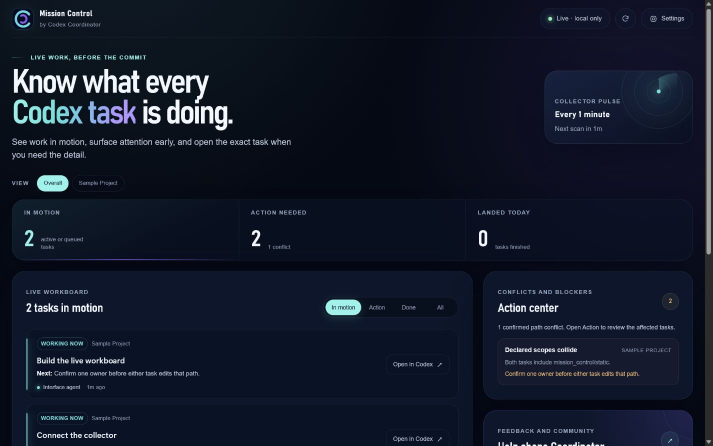
#> input picture site/assets/mission-control.png, 1425 x 891 px, given in place of logo.png, which was not available (shown at 1/2 size)
$ python generate_site_demos.py
#> lines starting #> are read from the running program, lines starting #| are printed output that depends on the picture; pictures that were not available may be replaced by others from this repository, and a replacement may not be noted
"""Generate the public, sanitized Codex Coordinator demo GIFs.

The frames are composed deterministically so product copy stays exact and no
private project names, task messages, or identifiers enter the public assets.
Requires Pillow only at asset-generation time; the shipped plugin is unchanged.
"""

from __future__ import annotations

from pathlib import Path
from textwrap import wrap

from PIL import Image, ImageDraw, ImageFont


ROOT = Path(__file__).resolve().parents[1]
OUT = ROOT / "site" / "assets" / "demos"
LOGO = ROOT / "plugins" / "codex-coordinator" / "assets" / "logo.png"
SIZE = (960, 600)

NAVY = "#07152D"
NAVY_2 = "#0B1D3B"
PANEL = "#102647"
PANEL_2 = "#162E53"
LINE = "#284468"
PAPER = "#F4F8FF"
MUTED = "#AFC0D8"
CYAN = "#6FE1DC"
PURPLE = "#9A7BFF"
GREEN = "#70E0AE"
YELLOW = "#FFD477"


def font(size: int, bold: bool = False) -> ImageFont.FreeTypeFont:
    name = "seguisb.ttf" if bold else "segoeui.ttf"
    return ImageFont.truetype(str(Path("C:/Windows/Fonts") / name), size)


F12 = font(12, True)
F14 = font(14)
F14B = font(14, True)
F16 = font(16)
F16B = font(16, True)
F18 = font(18)
F18B = font(18, True)
F22B = font(22, True)
F28B = font(28, True)


def rounded(draw: ImageDraw.ImageDraw, box: tuple[int, int, int, int], fill: str, outline: str = LINE, radius: int = 12) -> None:
    draw.rounded_rectangle(box, radius=radius, fill=fill, outline=outline, width=1)


def text_lines(draw: ImageDraw.ImageDraw, xy: tuple[int, int], text: str, *, chars: int, fill: str = PAPER, face: ImageFont.FreeTypeFont = F16, gap: int = 6) -> int:
    x, y = xy
    lines: list[str] = []
    for paragraph in text.split("\n"):
        lines.extend(wrap(paragraph, width=chars) or [""])
    line_height = face.size + gap
    for line in lines:
        draw.text((x, y), line, font=face, fill=fill)
        y += line_height
    return y


def base(title: str, active: str = "Coordinator") -> tuple[Image.Image, ImageDraw.ImageDraw]:
#> called with title = '1 · Ask for the outcome', active = 'Coordinator'
    image = Image.new("RGB", SIZE, NAVY)
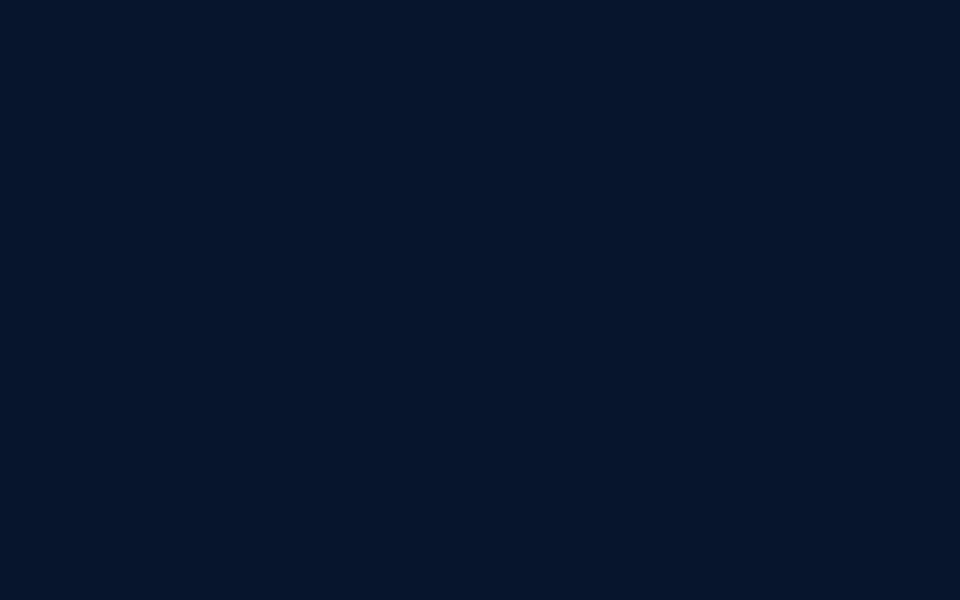
#> image: PIL image 960x600 RGB; mean R, G, B 7, 21, 45
    draw = ImageDraw.Draw(image)
    # A quiet grid gives the demo the same visual language as the public site.
    for x in range(0, SIZE[0], 40):
        draw.line((x, 0, x, SIZE[1]), fill="#0B1C38", width=1)
    for y in range(0, SIZE[1], 40):
        draw.line((0, y, SIZE[0], y), fill="#0B1C38", width=1)

    draw.rectangle((0, 0, 960, 52), fill="#061126")
    draw.ellipse((18, 19, 28, 29), fill="#FF7B72")
    draw.ellipse((34, 19, 44, 29), fill=YELLOW)
    draw.ellipse((50, 19, 60, 29), fill=GREEN)
    draw.text((78, 15), "Codex", font=F16B, fill=PAPER)
    draw.text((823, 17), "SANITIZED DEMO", font=F12, fill=CYAN)

    draw.rectangle((0, 52, 230, 600), fill="#081831")
    logo = Image.open(LOGO).convert("RGBA")
    logo.thumbnail((34, 34), Image.Resampling.LANCZOS)
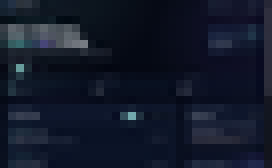
#> logo: PIL image 34x21 RGBA (shown 8 times larger); mean R, G, B, A 18.1, 24.7, 40.9, 255
    image.paste(logo, (20, 72), logo)
    draw.text((64, 77), "Codex Coordinator", font=F16B, fill=PAPER)
    draw.text((20, 128), "YOUR TASKS", font=F12, fill="#7890AE")
    items = ["Coordinator", "Task A · App", "Task B · Docs"]
    for index, item in enumerate(items):
        y = 157 + index * 54
        if item.startswith(active):
            rounded(draw, (12, y, 218, y + 42), PANEL_2, "#4C668C", 8)
            draw.rectangle((12, y + 9, 15, y + 33), fill=CYAN)
        draw.text((28, y + 11), item, font=F14B if item.startswith(active) else F14, fill=PAPER if item.startswith(active) else MUTED)

    draw.line((230, 52, 230, 600), fill=LINE, width=1)
    draw.text((260, 73), title, font=F22B, fill=PAPER)
    draw.text((260, 106), "One goal; each Codex task gets a clear job", font=F14, fill=MUTED)
    draw.line((260, 136, 930, 136), fill=LINE, width=1)
    return image, draw


def bubble(draw: ImageDraw.ImageDraw, top: int, label: str, copy: str, *, user: bool = False, height: int = 118) -> None:
    left, right = (410, 930) if user else (260, 890)
    fill = "#19355E" if user else PANEL
    outline = "#41638C" if user else LINE
    rounded(draw, (left, top, right, top + height), fill, outline, 12)
    draw.text((left + 20, top + 15), label.upper(), font=F12, fill=CYAN if not user else PURPLE)
    text_lines(draw, (left + 20, top + 42), copy, chars=56 if not user else 44, face=F16, fill=PAPER)


def task_chip(draw: ImageDraw.ImageDraw, x: int, y: int, label: str, detail: str, status: str, color: str) -> None:
    rounded(draw, (x, y, x + 198, y + 88), PANEL_2, LINE, 10)
    draw.ellipse((x + 15, y + 16, x + 25, y + 26), fill=color)
    draw.text((x + 34, y + 12), label, font=F14B, fill=PAPER)
    draw.text((x + 15, y + 40), detail, font=F14, fill=MUTED)
    draw.text((x + 15, y + 64), status.upper(), font=F12, fill=color)


def save_gif(name: str, frames: list[Image.Image], durations: list[int]) -> None:
    OUT.mkdir(parents=True, exist_ok=True)
    frames[0].save(
        OUT / name,
        save_all=True,
        append_images=frames[1:],
        duration=durations,
        loop=0,
        optimize=True,
        disposal=2,
    )


def demo_ask() -> None:
    frames: list[Image.Image] = []
    for step in range(6):
        image, draw = base("1 · Ask for the outcome")
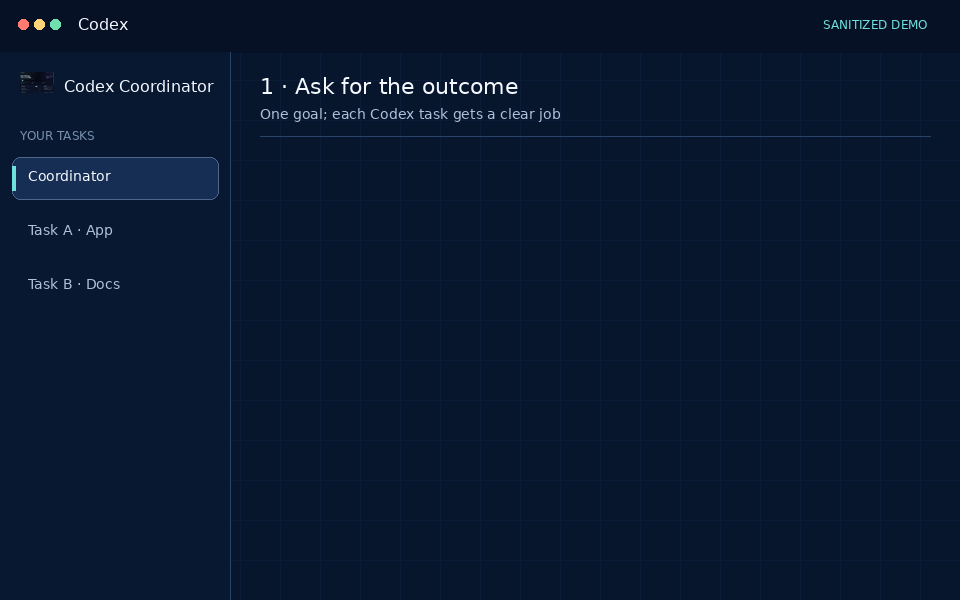
#> image: PIL image 960x600 RGB; mean R, G, B 8.9, 23.4, 47.6
        bubble(draw, 160, "You", "Get this release ready. Fix the app, update the docs, and check everything before we ship.", user=True, height=116)
        if step >= 1:
            bubble(draw, 298, "Coordinator", "I’ll reuse the right tasks and give each one a complete job without opening more windows than needed.", height=104)
        chips = [
            ("Task A", "Fix the app", "Starting", CYAN),
            ("Task B", "Update the docs", "Starting", PURPLE),
        ]
        for index, chip in enumerate(chips):
            if step >= index + 2:
                task_chip(draw, 340 + index * 240, 432, *chip)
        frames.append(image)
    save_gif("01-ask-and-split.gif", frames, [900, 1150, 700, 700, 1500, 2200])
#> in save_gif, `frames[0].save( OUT / name, save_all=True, append_images=frames[1:], d..`:
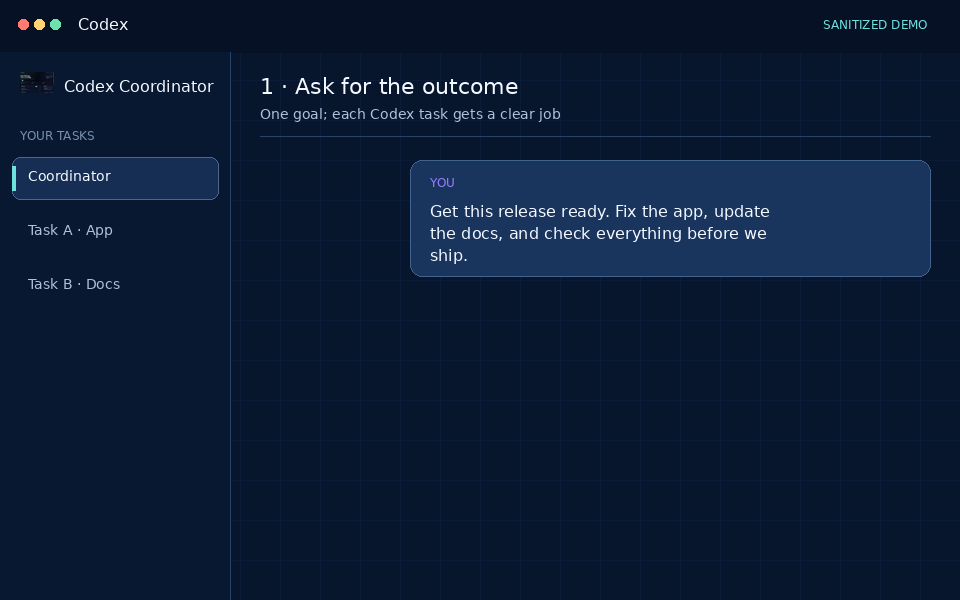
#> saved as 01-ask-and-split.gif: PIL image 960x600 RGB; mean R, G, B 11.7, 27.5, 53.4


def worker_panel(draw: ImageDraw.ImageDraw, x: int, y: int, title: str, job: str, status: str, update: str, color: str) -> None:
    rounded(draw, (x, y, x + 205, y + 310), PANEL, LINE, 12)
    draw.ellipse((x + 18, y + 20, x + 30, y + 32), fill=color)
    draw.text((x + 40, y + 16), title, font=F16B, fill=PAPER)
    draw.text((x + 18, y + 54), job, font=F18B, fill=PAPER)
    draw.line((x + 18, y + 91, x + 187, y + 91), fill=LINE, width=1)
    draw.text((x + 18, y + 111), status.upper(), font=F12, fill=color)
    text_lines(draw, (x + 18, y + 145), update, chars=22, face=F14, fill=MUTED, gap=7)


def demo_work() -> None:
    states = [
        ("Working", "Opening the app and running its checks.", "Queued", "Waiting for its complete job."),
        ("Working", "Fixing the release issue and checking the change.", "Working", "Making the setup guide easier to follow."),
        ("Done", "Fix complete. The focused app checks pass.", "Working", "Updating the README and website instructions."),
        ("Done", "Fix complete. The focused app checks pass.", "Done", "README and website now match the release."),
        ("Done", "Fix complete. The focused app checks pass.", "Done", "README and website now match the release."),
    ]
    frames: list[Image.Image] = []
    for state in states:
        image, draw = base("2 · Focused tasks do the work")
        draw.text((260, 158), "Coordinator keeps each task on a different part", font=F18B, fill=PAPER)
        worker_panel(draw, 335, 202, "Task A", "Fix the app", state[0], state[1], GREEN if state[0] == "Done" else CYAN)
        worker_panel(draw, 625, 202, "Task B", "Update docs", state[2], state[3], GREEN if state[2] == "Done" else PURPLE)
        draw.text((260, 535), "You do not have to open each task or carry updates between them.", font=F14B, fill=CYAN)
        frames.append(image)
    save_gif("02-tasks-at-work.gif", frames, [1300, 1300, 1400, 1400, 2600])
#> call 2 of save_gif, with name = '02-tasks-at-work.gif'
#> in save_gif (call 2), `frames[0].save( OUT / name, save_all=True, append_images=frames[1:], d..`:
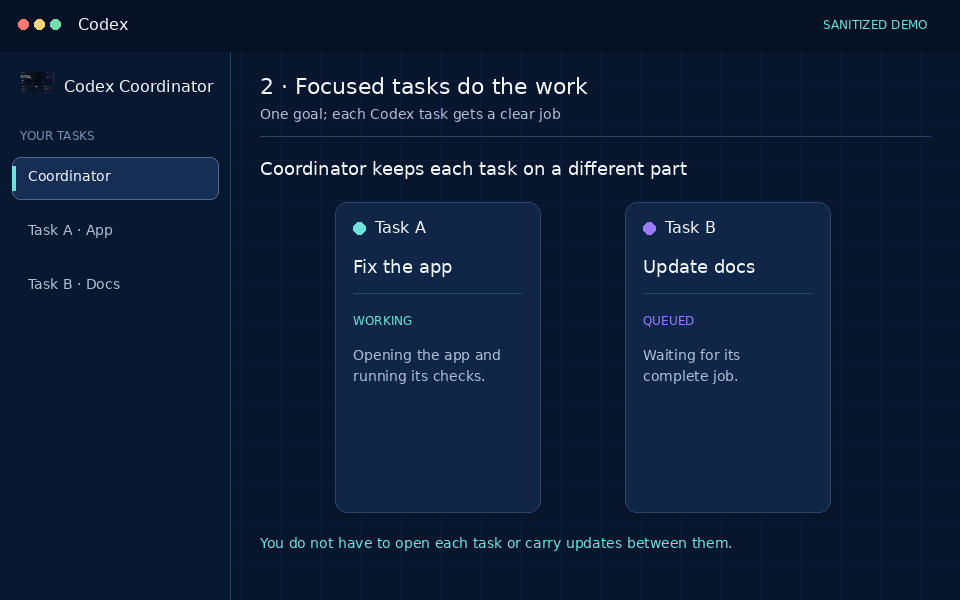
#> saved as 02-tasks-at-work.gif: PIL image 960x600 RGB; mean R, G, B 13, 29.4, 55.4


def checklist(draw: ImageDraw.ImageDraw, y: int, copy: str, color: str = GREEN) -> None:
    draw.ellipse((278, y + 3, 294, y + 19), fill=color)
    draw.text((282, y + 1), "✓", font=F12, fill=NAVY)
    draw.text((309, y), copy, font=F16, fill=PAPER)


def demo_result() -> None:
    frames: list[Image.Image] = []
    updates = [
        ("Task A is finished",),
        ("Task A is finished", "Task B is finished"),
        ("Task A is finished", "Task B is finished", "The current picture is ready to review"),
    ]
    for step in range(5):
        image, draw = base("3 · Get one checked answer")
        if step < 3:
            bubble(draw, 160, "Coordinator", "The task updates are coming back here. I’m checking them before I give you the result.", height=104)
            for index, copy in enumerate(updates[step]):
                checklist(draw, 298 + index * 43, copy)
        else:
            rounded(draw, (260, 158, 920, 508), PANEL, "#3D6B77", 14)
            draw.text((284, 181), "COORDINATOR · FINAL UPDATE", font=F12, fill=CYAN)
            draw.text((284, 216), "The coordinated work is complete", font=F28B, fill=PAPER)
            checklist(draw, 278, "The app fix is complete and its checks pass")
            checklist(draw, 322, "The README and website match the release")
            checklist(draw, 366, "The current result is ready for your review")
            draw.line((284, 414, 896, 414), fill=LINE, width=1)
            draw.text((284, 438), "You have one result to review—not three chats to combine.", font=F16B, fill=CYAN)
            if step == 4:
                rounded(draw, (714, 527, 920, 568), CYAN, CYAN, 8)
                draw.text((746, 538), "READY FOR YOU", font=F14B, fill=NAVY)
        frames.append(image)
    save_gif("03-one-result.gif", frames, [1100, 1100, 1800, 1800, 2600])
#> call 3 of save_gif, with name = '03-one-result.gif'
#> in save_gif (call 3), `frames[0].save( OUT / name, save_all=True, append_images=frames[1:], d..`:
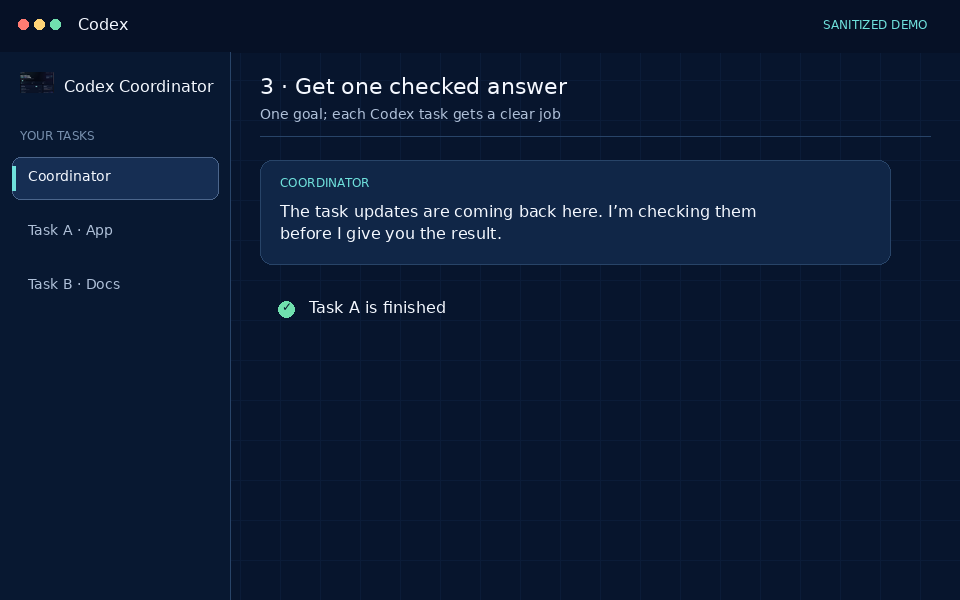
#> saved as 03-one-result.gif: PIL image 960x600 RGB; mean R, G, B 11.2, 26.5, 51.6


if __name__ == "__main__":
    demo_ask()
    demo_work()
    demo_result()
    for path in sorted(OUT.glob("*.gif")):
        print(f"{path.relative_to(ROOT)}\t{path.stat().st_size} bytes")
